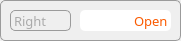
      <widget class="QFrame" name="frame_27">
       <property name="geometry">
        <rect>
         <x>200</x>
         <y>100</y>
         <width>181</width>
         <height>41</height>
        </rect>
       </property>
       <property name="font">
        <font>
         <family>Montserrat</family>
         <pointsize>10</pointsize>
         <weight>50</weight>
         <italic>false</italic>
         <bold>false</bold>
         <kerning>false</kerning>
        </font>
       </property>
       <property name="styleSheet">
        <string notr="true">border: 1px solid rgb(155,155,155);
border-radius:5px;</string>
       </property>
       <property name="frameShape">
        <enum>QFrame::StyledPanel</enum>
       </property>
       <property name="frameShadow">
        <enum>QFrame::Raised</enum>
       </property>
       <widget class="QLabel" name="label_43">
        <property name="geometry">
         <rect>
          <x>10</x>
          <y>10</y>
          <width>61</width>
          <height>21</height>
         </rect>
        </property>
        <property name="font">
         <font>
          <family>Montserrat</family>
          <pointsize>10</pointsize>
          <weight>50</weight>
          <italic>false</italic>
          <bold>false</bold>
          <kerning>false</kerning>
         </font>
        </property>
        <property name="styleSheet">
         <string notr="true">BORDER:0PX;
color: rgb(170, 170, 170);</string>
        </property>
        <property name="text">
         <string>Right</string>
        </property>
       </widget>
       <widget class="QLineEdit" name="limitSwitchRight">
        <property name="geometry">
         <rect>
          <x>80</x>
          <y>10</y>
          <width>91</width>
          <height>21</height>
         </rect>
        </property>
        <property name="font">
         <font>
          <family>Montserrat</family>
          <pointsize>10</pointsize>
          <weight>50</weight>
          <italic>false</italic>
          <bold>false</bold>
          <kerning>false</kerning>
         </font>
        </property>
        <property name="styleSheet">
         <string notr="true">border:0px;color: rgb(250, 90, 0);</string>
        </property>
        <property name="text">
         <string>Open</string>
        </property>
        <property name="alignment">
         <set>Qt::AlignRight|Qt::AlignTrailing|Qt::AlignVCenter</set>
        </property>
        <property name="placeholderText">
         <string>Open</string>
        </property>
       </widget>
       <widget class="QLabel" name="label_146">
        <property name="geometry">
         <rect>
          <x>50</x>
          <y>10</y>
          <width>31</width>
          <height>31</height>
         </rect>
        </property>
        <property name="font">
         <font>
          <family>Montserrat</family>
          <pointsize>10</pointsize>
          <weight>50</weight>
          <italic>false</italic>
          <bold>false</bold>
          <kerning>false</kerning>
         </font>
        </property>
        <property name="styleSheet">
         <string notr="true">border:0px;
background-color: rgb(255, 255);</string>
        </property>
        <property name="text">
         <string/>
        </property>
        <property name="pixmap">
         <pixmap>../../.designer/backup/resource/right.png</pixmap>
        </property>
        <property name="scaledContents">
         <bool>true</bool>
        </property>
       </widget>
      </widget>
